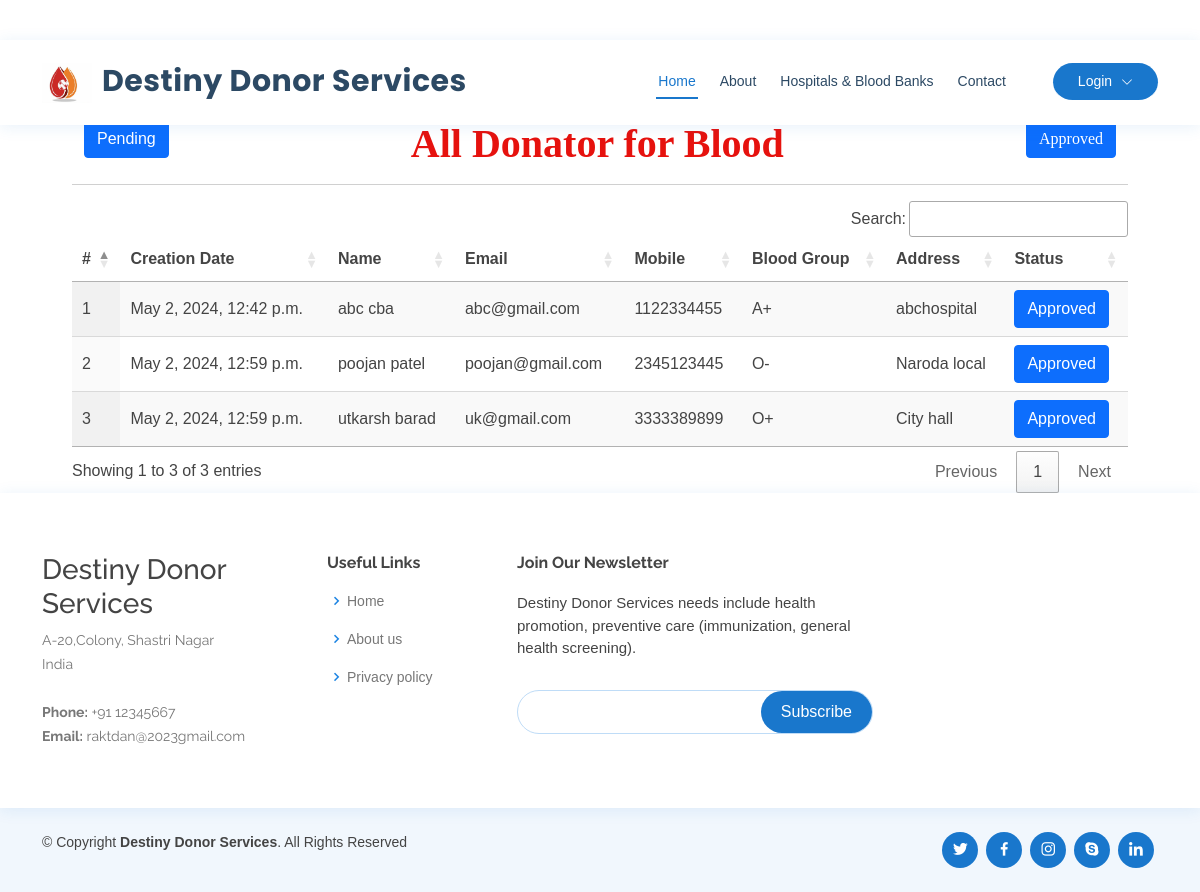
The page /donator_blood on the database its author committed.
### blood_app/models.py (models this page shows, shortened)
class Blood_Donation(models.Model):
    status = models.CharField(max_length=100, null=True, blank=True)
    user = models.ForeignKey(UserProfile, on_delete=models.CASCADE, null=True, blank=True)
    blood_group = models.ForeignKey(Category, on_delete=models.CASCADE, null=True, blank=True)
    place = models.CharField(max_length=100, null=True, blank=True)
    purpose = models.CharField(max_length=100, null=True, blank=True)
    created = models.DateTimeField(auto_now=True,null=True)
    active = models.BooleanField(null=True, blank=True, default=False)

class UserProfile(models.Model):
    user = models.ForeignKey(User, on_delete=models.CASCADE, null=True)
    contact = models.CharField(max_length=100, null=True)
    address = models.CharField(max_length=100, null=True)
    blood_group = models.ForeignKey(Category, on_delete=models.CASCADE, null=True, blank=True)
    dob = models.DateField(null=True)
    image = models.FileField(null=True)

class Category(models.Model):
    name = models.CharField(max_length=100, null=True, blank=True)
    def __str__(self):
        return self.name

### blood_app/views.py (the view)
# urls.py: path('donator_blood', donator_blood, name='donator_blood'),
def donator_blood(request):
    mydata = request.GET.get('action',0)
    data = Blood_Donation.objects.filter(purpose="Blood Donor")
    if mydata:
        data = data.filter(status=mydata)
    return render(request, 'donator_blood.html', {'data':data})

### blood_app/templates/donator_blood.html (shortened to what this page needs)
{% extends 'index.html' %}
{% load static %}
{% block body %}
<div class="container-fluid" style="width:90%;margin-top:10%">
                    <div class="container-fluid">
                      <a href="/donator_blood?action=Pending">
                        <button type="button" class="btn btn-primary pull-left">Pending</button>
                      </a>
                        <h1 align="center" style="font-weight:bold;font-family : 'Monotype Corsiva' ; color : #E6120E ;margin-top:4%">
                          {% if request.GET.action %} {{request.GET.action}} {% else %} All{% endif %} Donator for Blood
                      <a href="/donator_blood?action=Approved">
                        <button type="button" class="btn btn-primary pull-right">Approved</button>
                      </a>
                        </h1>
                         </div><hr>
                                <table id="example" class="display" style="width:100%">
                                  <thead>
                                    <tr>
                                      <th>#</th>
                                      <th>Creation Date</th>
                                      <th>Name</th>
                                      <th>Email</th>
                                      <th>Mobile</th>
                                      <th>Blood Group</th>
                                      <th>Address</th>
                                      <th>Status</th>
                                  </tr>
                              </thead>
                              <tbody>
                              {% for i in data %}
                                <tr>
                                  <td>{{forloop.counter}}</td>
                                  <td>{{i.created}}</td>
                                  <td>{{i.user.user.first_name}} {{i.user.user.last_name}}</td>
                                  <td>{{i.user.user.email}}</td>
                                  <td>{{i.user.contact}}</td>
                                  <td>{{i.blood_group}}</td>
                                  <td>{{i.place}}</td>
                                  <td>
                                    <a href="/change_status/{{i.id}}/?data={{request.get_full_path}}">
                                      <button type="button" class="btn btn-primary">{% if i.status == "Approved" %}Approved{% else %}Pending{% endif %} </button>
                                    </a>
                                  </td>
                              </tr>
                              {% endfor %}
                          </tbody>
                      </table>
                  </div>
{% endblock %}

### blood_app/templates/index.html (shortened to what this page needs)
<!DOCTYPE html>
<html lang="en">
  {% load static %}
<head>
  <link href="{% static 'vendor/fontawesome-free/css/all.min.css' %}" rel="stylesheet">
  <link href="{% static 'vendor/animate.css/animate.min.css' %}" rel="stylesheet">
  <link href="{% static 'vendor/bootstrap/css/bootstrap.min.css' %}" rel="stylesheet">
  <link href="{% static 'vendor/bootstrap-icons/bootstrap-icons.css' %}" rel="stylesheet">
  <link href="{% static 'vendor/boxicons/css/boxicons.min.css' %}" rel="stylesheet">
  <link href="{% static 'vendor/glightbox/css/glightbox.min.css' %}" rel="stylesheet">
  <link href="{% static 'vendor/remixicon/remixicon.css' %}" rel="stylesheet">
  <link href="{% static 'vendor/swiper/swiper-bundle.min.css' %}" rel="stylesheet">
  <link href="{% static 'css/style.css' %}" rel="stylesheet">
  <link rel="stylesheet" href="https://cdnjs.cloudflare.com/ajax/libs/font-awesome/4.7.0/css/font-awesome.min.css">
  <link rel='stylesheet' type='text/css' href="https://cdn.datatables.net/1.10.21/css/jquery.dataTables.min.css">
  <link rel='stylesheet' type='text/css' href="https://cdn.datatables.net/buttons/1.6.2/css/buttons.dataTables.min.css">
</head>
<body>
  <header id="header" class="fixed-top">
    <div class="container d-flex align-items-center" style="background-color: #FFFFFF">
      <h1 class="logo me-auto"><a href="index.html"><img src="../static/img/new_logo.jpg" width="50" height="2200" style="margin-right: 10px;">Destiny Donor Services</a></h1>
      {% if request.user.is_staff %}
      <nav id="navbar" class="navbar order-last order-lg-0">
        <ul>
          <li><a class="nav-link scrollto" href="{% url 'admin_home' %}">Home</a></li>
          <li class="dropdown"><a href="#"><span>Category</span> <i class="bi bi-chevron-down"></i></a>
            <ul>
              <li><a href="/add_category">Add Blood Category</a></li>
              <li><a href="/view_category">View Blood Category</a></li>
            </ul>
          </li>
          <li><a class="nav-link scrollto" href="/view_user">Users</a></li>
          <li><a class="nav-link scrollto" href="/all_order">All Order</a></li>
          <li class="dropdown"><a href="#"><span>Blood Donation</span> <i class="bi bi-chevron-down"></i></a>
            <ul>
              <li><a href="/request_blood">Request for Blood</a></li>
              <li><a href="/donator_blood">Donate for Blood</a></li>
            </ul>
          </li>
          <li class="dropdown">
            <a href="#" class="appointment-btn scrollto" style="color: #fff;"><span class="d-none d-md-inline">Welcome,</span> {{request.user.username}} <i class="bi bi-chevron-down"></i></a>
            <ul>
              <li><a href="{% url 'change_password' %}">Change Password</a></li>
              <li><a href="{% url 'logout' %}">Logout</a></li>
            </ul>
          </li>
        </ul>
        <i class="bi bi-list mobile-nav-toggle"></i>
      </nav>
      {% else %}
      <nav id="navbar" class="navbar order-last order-lg-0">
        <ul>
          <li><a class="nav-link scrollto active" href="/#hero">Home</a></li>
          <li><a class="nav-link scrollto" href="/#about">About</a></li>
          <li><a class="nav-link scrollto" href="/#hospitals">Hospitals & Blood Banks</a></li>
          <li><a class="nav-link scrollto" href="#contact">Contact</a></li>
        </ul>
      </nav>
      <nav id="navbar" class="navbar order-last order-lg-0">
        <ul>
        <li class="dropdown">
          <a href="#" class="appointment-btn scrollto" style="color: #fff;"><span class="d-none d-md-inline">Login</span> <i class="bi bi-chevron-down"></i></a>
        </li>
      </ul>
    </nav>
      {% endif %}
  </header>
  {% block body %}
  {% endblock %}
  <footer id="footer">
    <div class="footer-top">
      <div class="container">
        <div class="row">
          <div class="col-lg-3 col-md-6 footer-contact">
            <h3>Destiny Donor Services</h3>
            <p>
              A-20,Colony, Shastri Nagar <br>
              India <br><br>
              <strong>Phone:</strong> +91 12345667<br>
              <strong>Email:</strong> raktdan@2023gmail.com <br>
            </p>
          </div>
          <div class="col-lg-2 col-md-6 footer-links">
            <h4>Useful Links</h4>
            <ul>
              <li><i class="bx bx-chevron-right"></i> <a href="#">Home</a></li>
              <li><i class="bx bx-chevron-right"></i> <a href="#">About us</a></li>
              <li><i class="bx bx-chevron-right"></i> <a href="#">Privacy policy</a></li>
            </ul>
          </div>
          <div class="col-lg-4 col-md-6 footer-newsletter">
            <h4>Join Our Newsletter</h4>
            <p>Destiny Donor Services needs include health promotion, preventive care (immunization, general health screening).</p>
            <form action="" method="post">
              <input type="email" name="email"><input type="submit" value="Subscribe">
            </form>
          </div>
        </div>
      </div>
    </div>
    <div class="container d-md-flex py-4">
      <div class="me-md-auto text-center text-md-start">
        <div class="copyright">
          &copy; Copyright <strong><span>Destiny Donor Services</span></strong>. All Rights Reserved
        </div>
        <div class="credits">
        </div>
      </div>
      <div class="social-links text-center text-md-right pt-3 pt-md-0">
        <a href="#" class="twitter"><i class="bx bxl-twitter"></i></a>
        <a href="#" class="facebook"><i class="bx bxl-facebook"></i></a>
        <a href="#" class="instagram"><i class="bx bxl-instagram"></i></a>
        <a href="#" class="google-plus"><i class="bx bxl-skype"></i></a>
        <a href="#" class="linkedin"><i class="bx bxl-linkedin"></i></a>
      </div>
    </div>
  </footer>
</body>
</html>

### blood_app/static/css/style.css (style rules this page uses)
body { font-family: "Open Sans", sans-serif; color: #444444; }
a { color: #1977cc; text-decoration: none; }
h1, h2, h3, h4, h5, h6 { font-family: "Raleway", sans-serif; }
#header { background: #fff; transition: all 0.5s; z-index: 997; padding: 15px 0; top: 40px; box-shadow: 0px 2px 15px rgba(25, 119, 204, 0.1); }
#header .logo { font-size: 30px; margin: 0; padding: 0; line-height: 1; font-weight: 700; letter-spacing: 0.5px; font-family: "Poppins", sans-serif; }
#header .logo a { color: #2c4964; }
#header .logo img { max-height: 40px; }
.appointment-btn { margin-left: 25px; background: #1977cc; color: #fff; border-radius: 50px; padding: 8px 25px; white-space: nowrap; transition: 0.3s; font-size: 14px; display: inline-block; }
.navbar { padding: 0; }
.navbar ul { margin: 0; padding: 0; display: flex; list-style: none; align-items: center; }
.navbar li { position: relative; }
.navbar>ul>li { position: relative; white-space: nowrap; padding: 8px 0 8px 20px; }
.navbar a, .navbar a:focus { display: flex; align-items: center; justify-content: space-between; font-size: 14px; color: #2c4964; white-space: nowrap; transition: 0.3s; border-bottom: 2px solid #fff; padding: 5px 2px; }
.navbar a i, .navbar a:focus i { font-size: 12px; line-height: 0; margin-left: 5px; }
.navbar a:hover, .navbar .active, .navbar .active:focus, .navbar li:hover>a { color: #1977cc; border-color: #1977cc; }
#footer { color: #444444; font-size: 14px; background: #f1f7fd; }
#footer .footer-top { padding: 60px 0 30px 0; background: #fff; box-shadow: 0px 2px 15px rgba(25, 119, 204, 0.1); }
#footer .footer-top .footer-contact { margin-bottom: 30px; }
#footer .footer-top .footer-contact p { font-size: 14px; line-height: 24px; margin-bottom: 0; font-family: "Raleway", sans-serif; color: #777777; }
#footer .footer-top h4 { font-size: 16px; font-weight: bold; color: #444444; position: relative; padding-bottom: 12px; }
#footer .footer-top .footer-links { margin-bottom: 30px; }
#footer .footer-top .footer-links ul { list-style: none; padding: 0; margin: 0; }
#footer .footer-top .footer-links ul i { padding-right: 2px; color: #1c84e3; font-size: 18px; line-height: 1; }
#footer .footer-top .footer-links ul li { padding: 10px 0; display: flex; align-items: center; }
#footer .footer-top .footer-links ul li:first-child { padding-top: 0; }
#footer .footer-top .footer-links ul a { color: #777777; transition: 0.3s; display: inline-block; line-height: 1; }
#footer .footer-newsletter { font-size: 15px; }
#footer .footer-newsletter h4 { font-size: 16px; font-weight: bold; color: #444444; position: relative; padding-bottom: 12px; }
#footer .footer-newsletter form { margin-top: 30px; background: #fff; padding: 6px 10px; position: relative; border-radius: 50px; text-align: left; border: 1px solid #bfdcf7; }
#footer .footer-newsletter form input[type=email] { border: 0; padding: 4px 8px; width: calc(100% - 100px); }
#footer .footer-newsletter form input[type=submit] { position: absolute; top: 0; right: 0; bottom: 0; border: 0; background: none; font-size: 16px; padding: 0 20px; background: #1977cc; color: #fff; transition: 0.3s; border-radius: 50px; }
#footer .credits { padding-top: 5px; font-size: 13px; color: #444444; }
#footer .social-links a { font-size: 18px; display: inline-block; background: #1977cc; color: #fff; line-height: 1; padding: 8px 0; margin-right: 4px; border-radius: 50%; text-align: center; width: 36px; height: 36px; transition: 0.3s; }
.dropdown .appointment-btn { margin-left: 25px; background: #1977cc; color: #fff; border-radius: 50px; padding: 8px 25px; white-space: nowrap; transition: 0.3s; font-size: 14px; display: inline-block; }
.appointment-btn { color: #fff; }

### blood_app/templates/donator_blood.html (style rules this page uses)
body { font-family: Arial, Helvetica, sans-serif; }

### rows shown on the page
Blood_Donation: created "May 2, 2024, 12:42 p.m.", user.user.first_name "abc", user.user.last_name "cba", user.user.email "abc@gmail.com", user.contact "1122334455", blood_group "A+", place "abchospital", status "Approved"
Blood_Donation: created "May 2, 2024, 12:59 p.m.", user.user.first_name "poojan", user.user.last_name "patel", user.user.email "poojan@gmail.com", user.contact "2345123445", blood_group "O-", place "Naroda local", status "Approved"
Blood_Donation: created "May 2, 2024, 12:59 p.m.", user.user.first_name "utkarsh", user.user.last_name "barad", user.user.email "uk@gmail.com", user.contact "3333389899", blood_group "O+", place "City hall", status "Approved"
